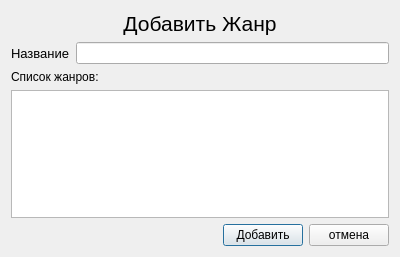
<?xml version="1.0" encoding="UTF-8"?>
<ui version="4.0">
 <class>Dialog</class>
 <widget class="QDialog" name="Dialog">
  <property name="geometry">
   <rect>
    <x>0</x>
    <y>0</y>
    <width>400</width>
    <height>257</height>
   </rect>
  </property>
  <property name="sizePolicy">
   <sizepolicy hsizetype="Fixed" vsizetype="Fixed">
    <horstretch>0</horstretch>
    <verstretch>0</verstretch>
   </sizepolicy>
  </property>
  <property name="maximumSize">
   <size>
    <width>400</width>
    <height>257</height>
   </size>
  </property>
  <property name="windowTitle">
   <string>Dialog</string>
  </property>
  <layout class="QVBoxLayout" name="verticalLayout_2">
   <item>
    <layout class="QVBoxLayout" name="verticalLayout">
     <item>
      <widget class="QLabel" name="label">
       <property name="font">
        <font>
         <pointsize>16</pointsize>
        </font>
       </property>
       <property name="text">
        <string>Добавить Жанр</string>
       </property>
       <property name="alignment">
        <set>Qt::AlignCenter</set>
       </property>
      </widget>
     </item>
     <item>
      <spacer name="verticalSpacer">
       <property name="orientation">
        <enum>Qt::Vertical</enum>
       </property>
       <property name="sizeHint" stdset="0">
        <size>
         <width>20</width>
         <height>40</height>
        </size>
       </property>
      </spacer>
     </item>
     <item>
      <layout class="QFormLayout" name="formLayout">
       <item row="0" column="0">
        <widget class="QLabel" name="label_2">
         <property name="font">
          <font>
           <pointsize>10</pointsize>
          </font>
         </property>
         <property name="text">
          <string>Название</string>
         </property>
        </widget>
       </item>
       <item row="0" column="1">
        <widget class="QLineEdit" name="genre_in"/>
       </item>
      </layout>
     </item>
     <item>
      <widget class="QLabel" name="label_3">
       <property name="sizePolicy">
        <sizepolicy hsizetype="Fixed" vsizetype="Fixed">
         <horstretch>0</horstretch>
         <verstretch>0</verstretch>
        </sizepolicy>
       </property>
       <property name="maximumSize">
        <size>
         <width>400</width>
         <height>257</height>
        </size>
       </property>
       <property name="text">
        <string>Список жанров:</string>
       </property>
      </widget>
     </item>
     <item>
      <widget class="QTableWidget" name="genre_tbl"/>
     </item>
     <item>
      <layout class="QHBoxLayout" name="horizontalLayout">
       <item>
        <widget class="QLabel" name="error">
         <property name="text">
          <string/>
         </property>
        </widget>
       </item>
       <item>
        <spacer name="horizontalSpacer">
         <property name="orientation">
          <enum>Qt::Horizontal</enum>
         </property>
         <property name="sizeHint" stdset="0">
          <size>
           <width>40</width>
           <height>20</height>
          </size>
         </property>
        </spacer>
       </item>
       <item>
        <widget class="QPushButton" name="ok_btn">
         <property name="text">
          <string>Добавить</string>
         </property>
        </widget>
       </item>
       <item>
        <widget class="QPushButton" name="cancel_btn">
         <property name="text">
          <string>отмена</string>
         </property>
        </widget>
       </item>
      </layout>
     </item>
    </layout>
   </item>
  </layout>
 </widget>
 <resources/>
 <connections/>
</ui>
